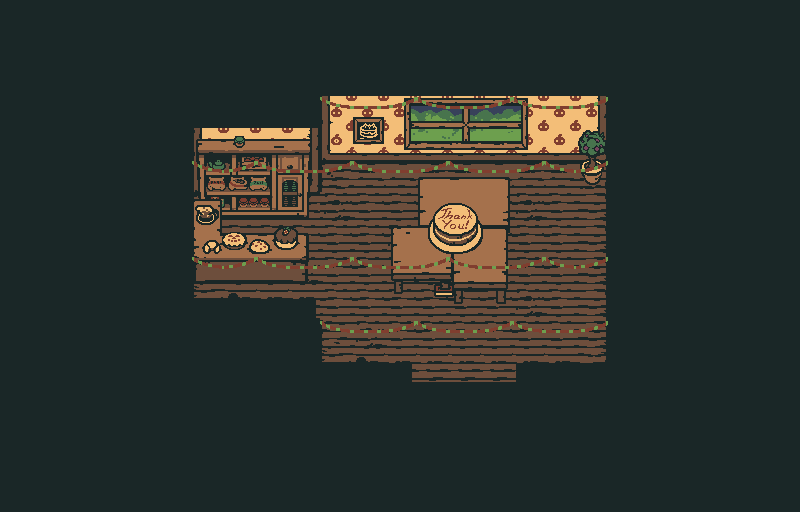

Tiled map render using the project's own tile images. Description and the map definition, with tile-layer contents summarised, below:
An orthogonal 25x16 tile map with 32x32 px tiles, 4 tile layers (FLOOR, MIDDLE, ABOVE, OVERHEAD), 1 hidden layer not drawn, 6 tilesets and 38 objects (6x text, wood, SECRET, cafe painting, smoke, ...).

<map version="1.2" tiledversion="1.2.3" orientation="orthogonal" renderorder="right-down" width="25" height="16" tilewidth="32" tileheight="32" infinite="0" nextlayerid="10" nextobjectid="350">
 <tileset firstgid="1" source="tilesets/objects.tsx" />
 <tileset firstgid="9" source="tilesets/shop.tsx" />
 <tileset firstgid="265" source="tilesets/bookstore.tsx" />
 <tileset firstgid="345" source="tilesets/cafe.tsx" />
 <tileset firstgid="473" source="tilesets/light.tsx" />
 <tileset firstgid="545" source="tilesets/cafe_party.tsx" />
 <layer id="1" name="FLOOR" width="25" height="16">
  <data>[400 cells, 396 non-empty, 18 distinct tile ids]</data>
 </layer>
 <layer id="2" name="MIDDLE" width="25" height="16">
  <data>[400 cells, 44 non-empty, 44 distinct tile ids]</data>
 </layer>
 <layer id="3" name="ABOVE" width="25" height="16">
  <data>[400 cells, 10 non-empty, 10 distinct tile ids]</data>
 </layer>
 <layer id="9" name="LIGHT" width="25" height="16" visible="0">
  <data>[400 cells, 32 non-empty, 32 distinct tile ids]</data>
 </layer>
 <layer id="4" name="OVERHEAD" width="25" height="16">
  <data>[400 cells, 63 non-empty, 9 distinct tile ids]</data>
 </layer>
 <objectgroup id="5" name="SLOPES" visible="0" />
 <objectgroup color="#32e3c6" id="6" name="TERRAIN" visible="0">
  <object id="224" name="wood" x="0" y="0" width="800" height="512" />
 </objectgroup>
 <objectgroup color="#50734a" id="7" name="COLLISION" visible="0" opacity="0.5">
  <object id="281" x="192" y="248" width="120" height="32" />
  <object id="282" x="192" y="96" width="120" height="120" />
  <object id="283" x="320" y="96" width="288" height="64" />
  <object id="284" x="192" y="320" width="128" height="64" />
  <object id="285" x="112" y="96" width="80" height="288" />
  <object id="286" x="112" y="384" width="336" height="64" />
  <object id="288" x="480" y="384" width="128" height="64" />
  <object id="289" x="608" y="96" width="80" height="352" />
  <object id="299" x="576" y="160" width="32" height="24" />
  <object id="309" x="312" y="96" width="8" height="96" />
  <object id="327" x="192" y="216" width="32" height="32" />
  <object id="331" x="320" y="376" width="88" height="8" />
  <object id="332" x="520" y="376" width="88" height="8" />
  <object id="333" x="192" y="312" width="120" height="8" />
  <object id="336" x="392" y="232" width="56" height="64" />
  <object id="337" x="416" y="192" width="96" height="40" />
  <object id="338" x="448" y="232" width="60" height="72" />
 </objectgroup>
 <objectgroup id="8" name="ENTITIES" opacity="0.64">
  <object id="307" name="text" gid="1" x="352" y="160" width="32" height="40">
   <properties>
    <property name="TEXT" value="It's a menu. Today's special appears to be ... cake!" />
    <property name="TYPE" value="DESC" />
   </properties>
  </object>
  <object id="311" name="text" gid="1" x="200" y="216" width="112" height="64">
   <properties>
    <property name="TEXT">The scent of coffee wafting from this shelf is extremely strong.
You feel more awake just being near it.</property>
    <property name="TYPE" value="DESC" />
   </properties>
  </object>
  <object id="312" name="text" gid="1" x="584" y="176" width="32" height="32">
   <properties>
    <property name="TEXT">Even though it's sitting in a corner, you feel as if this plant has a commanding presence.
Good job, plant.</property>
    <property name="TYPE" value="DESC" />
   </properties>
  </object>
  <object id="313" name="SECRET" gid="2" x="584" y="176" width="32" height="32">
   <properties>
    <property name="AMOUNT" value="1" />
    <property name="FLAG" value="SECRET_CAFE_POT" />
    <property name="TYPE" value="SECRET" />
   </properties>
  </object>
  <object id="319" name="text" gid="1" x="328" y="152" width="16" height="16">
   <properties>
    <property name="TEXT" value="Something about this section of wallpaper feels... off." />
    <property name="TYPE" value="DESC" />
   </properties>
  </object>
  <object id="322" name="cafe painting" gid="1" x="544" y="160" width="32" height="48">
   <properties>
    <property name="ID" value="cafe" />
    <property name="TEXT">It's a full body portrait of the cafe's owner.
She seems to be depicted a fair bit younger here...
You decide to not bring that up.</property>
    <property name="TYPE" value="PAINTING" />
   </properties>
  </object>
  <object id="326" name="smoke" gid="3" x="200" y="216" width="16" height="16">
   <properties>
    <property name="DURATION" value="60" />
    <property name="GRAPHIC" value="smoke" />
    <property name="INTERVAL" value="66" />
    <property name="TYPE" value="emitter" />
   </properties>
  </object>
  <object id="328" name="bubbling audio" gid="5" x="200" y="216" width="16" height="16">
   <properties>
    <property name="AUDIO" value="bubbling" />
    <property name="ID" value="BUBBLING" />
    <property name="TYPE" value="AUDIO" />
   </properties>
  </object>
  <object id="329" name="text" gid="1" x="192" y="232" width="24" height="32">
   <properties>
    <property name="TEXT">This coffee is just about ready.
The aroma reminds you of pumpkins, or maybe apple strudel.</property>
    <property name="TYPE" value="DESC" />
   </properties>
  </object>
  <object id="334" name="text" gid="1" x="192" y="280" width="120" height="32">
   <properties>
    <property name="APPEAR" value="!ENTERED_SHRINE" />
    <property name="TEXT">Delicious, freshly baked pastries crowd this counter.
Maybe she wouldn't notice if you took just one...
On second thought, maybe not.</property>
    <property name="TYPE" value="DESC" />
   </properties>
  </object>
  <object id="339" name="conch" gid="1" x="480" y="272" width="24" height="24">
   <properties>
    <property name="DIALOGUE" value="conch" />
    <property name="ID" value="CONCH" />
    <property name="IMAGE" value="conch" />
    <property name="TYPE" value="NPC" />
   </properties>
  </object>
  <object id="340" name="grub1" gid="1" x="480" y="216" width="24" height="24">
   <properties>
    <property name="DIALOGUE" value="grub1_party" />
    <property name="ID" value="GRUB1" />
    <property name="IMAGE" value="grub1_party" />
    <property name="LAYER" value="FRONT" />
    <property name="TYPE" value="NPC" />
   </properties>
  </object>
  <object id="341" name="pumpkin" gid="1" x="312" y="232" width="24" height="24">
   <properties>
    <property name="DIALOGUE" value="pumpkin_party" />
    <property name="ID" value="PUMPKIN" />
    <property name="IMAGE" value="pumpkin" />
    <property name="TYPE" value="NPC" />
   </properties>
  </object>
  <object id="342" name="artist" gid="1" x="336" y="216" width="24" height="24">
   <properties>
    <property name="DIALOGUE" value="artist_party" />
    <property name="ID" value="ARTIST" />
    <property name="IMAGE" value="artist" />
    <property name="TYPE" value="NPC" />
   </properties>
  </object>
  </objectgroup>
</map>
<!-- 6 of 38 objects omitted -->
